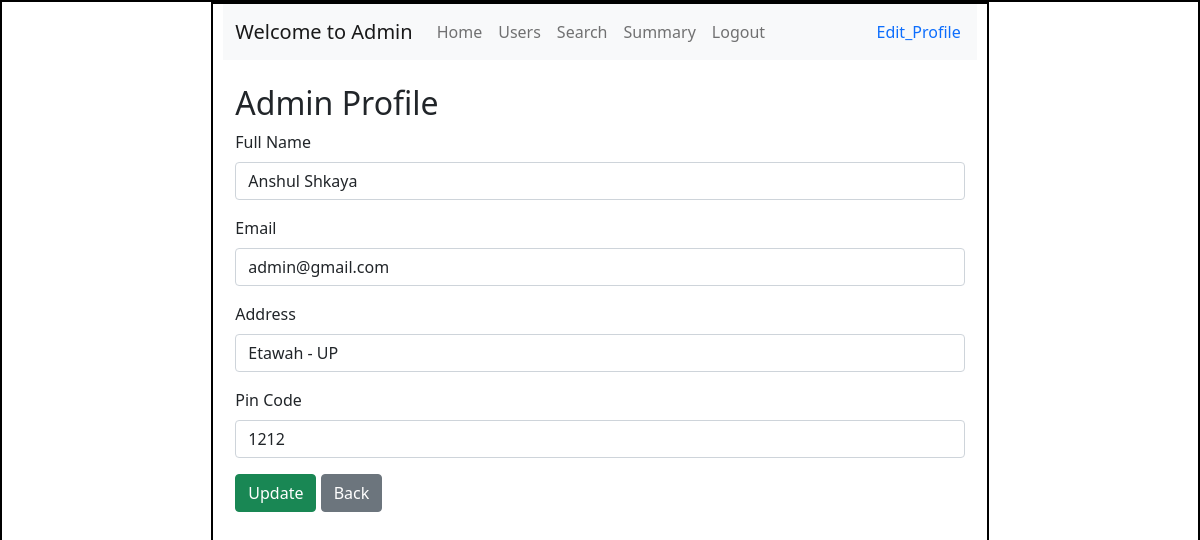
Screenshot of /adminprofile with the database file from the repository.
### models/model.py (models this page shows)
class User(db.Model):
    id = db.Column(db.Integer(),primary_key = True)
    username = db.Column(db.String(),unique=True,nullable = False)
    email = db.Column(db.String(),unique = True, nullable = False)
    password = db.Column(db.String(),nullable= False)
    full_name = db.Column(db.String(),nullable= False)
    address = db.Column(db.String(),nullable= False)
    pin_code = db.Column(db.Integer(),nullable= False)
    type = db.Column(db.String(),default ="general")
    reservations = db.relationship("Reserve_parking_spot", backref="user", cascade="all, delete")

### controllers/admin_controller.py (the view, shortened to what this page needs)
@admin_bp.route("/adminprofile", methods=["GET", "POST"])
def profile():
    admin = User.query.filter_by(type="admin").first()
    return render_template("adminprofile.html", admin=admin,this_user=admin)

### templates/adminprofile.html (shortened to what this page needs)
<!DOCTYPE html>
<html lang="en">
<head>
    <link rel="stylesheet" href="../static/style.css">
    <link href="https://cdn.jsdelivr.net/npm/bootstrap@5.0.2/dist/css/bootstrap.min.css" rel="stylesheet"
>
</head>
<body>
    <div id="main">
        <div id="canvas" class="overflow-auto">
            <nav class="navbar navbar-expand-lg navbar-light bg-light">
                <div class="container-fluid">
                    <a class="navbar-brand" href="#">Welcome to {{this_user.username}}</a>
                    <div class="collapse navbar-collapse " id="navbarSupportedContent">
                        <ul class="navbar-nav me-auto mb-2 mb-lg-0">
                            <li class="nav-item">
                                <a class="nav-link" href="{{ url_for('admin.admin') }}">Home</a>
                            </li>
                            <li class="nav-item">
                                <a class="nav-link" href="{{ url_for('admin.registered_users') }}">Users</a>
                            </li>
                            <li class="nav-item">
                                <a class="nav-link" href="{{ url_for('admin.search') }}">Search</a>
                            </li>
                            <li class="nav-item">
                                <a class="nav-link" href="{{url_for('admin.summary')}}">Summary</a>
                            </li>
                            <li class="nav-item">
                                <a class="nav-link" href="{{ url_for('admin.login') }}">Logout</a>
                            </li>
                        </ul>
                    </div>
                </div>
             <div class="text-center">
             <a class="nav-link" href="{{ url_for('admin.profile') }}">Edit_Profile</a>
             </div>
            </nav>
            <div id="content">
                <div class="container mt-4">
                    <h2>Admin Profile</h2>
                    <form method="POST">
                        <div class="mb-3">
                            <label for="full_name" class="form-label">Full Name</label>
                            <input type="text" class="form-control" name="full_name" value="{{ admin.full_name }}">
                        </div>
                        <div class="mb-3">
                            <label for="email" class="form-label">Email</label>
                            <input type="email" class="form-control" name="email" value="{{ admin.email }}">
                        </div>
                        <div class="mb-3">
                            <label for="address" class="form-label">Address</label>
                            <input type="text" class="form-control" name="address" value="{{ admin.address }}">
                        </div>
                        <div class="mb-3">
                            <label for="pin_code" class="form-label">Pin Code</label>
                            <input type="text" class="form-control" name="pin_code" value="{{ admin.pin_code }}">
                        </div>
                        <button type="submit" class="btn btn-success">Update</button>
                        <a href="{{ url_for('admin.admin') }}" class="btn btn-secondary">Back</a>
                    </form>
                </div>
            </div>
        </div>
</body>
</html>

### static/style.css (style rules this page uses)
* { margin: 0; }
#main, #canvas { border: 2px solid black; }
#canvas { width: 65%; height: 800px; margin: auto; padding-left: 10px; padding-right: 10px; }

### rows the page displays
User: username "Admin", full_name "Anshul Shkaya", email "admin@gmail.com", address "Etawah - UP", pin_code "1212"
